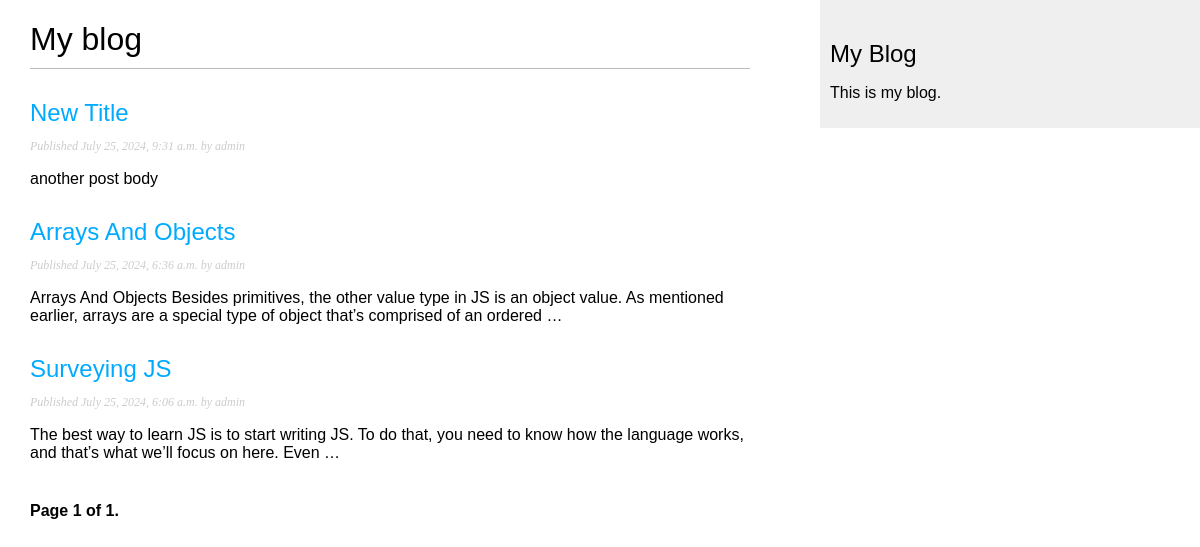
The page /blog/ on the database as committed earlier.
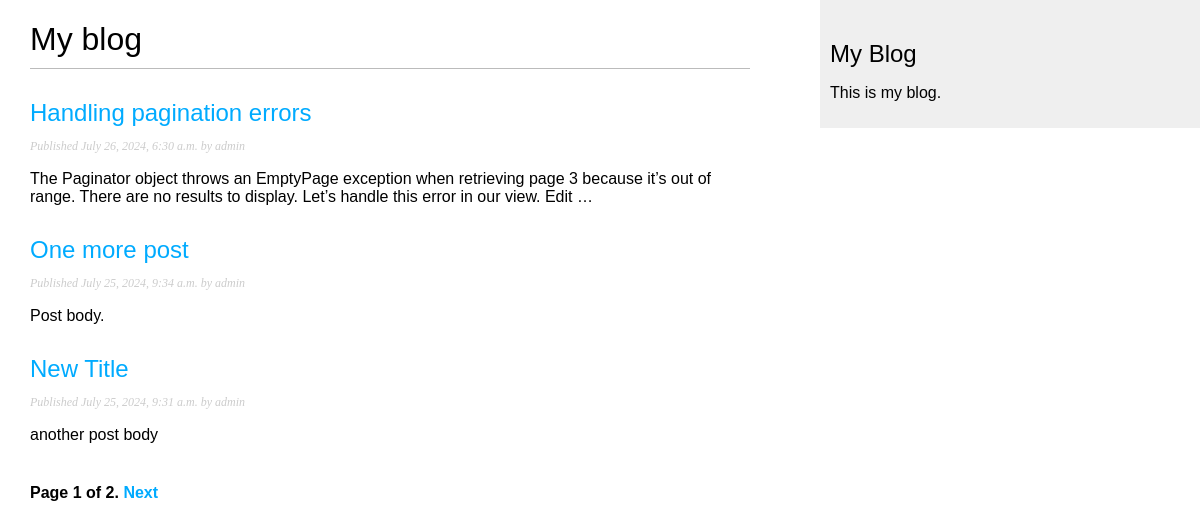
The same page on the database as committed later.
### blog/models.py (models this page shows, shortened)
class Post(models.Model):
    class Status(models.TextChoices):
        PUBLISHED = 'PB', 'Published'
        DRAFT = 'DF', 'Draft'
    title = models.CharField(max_length=250)
    slug = models.SlugField(max_length=250, unique_for_date='publish')
    body = models.TextField()
    publish = models.DateTimeField(default=timezone.now)
    created = models.DateTimeField(auto_now_add=True)
    updated = models.DateTimeField(auto_now=True)
    status = models.CharField(max_length=2,choices=Status.choices, default=Status.DRAFT)
    """We use related_name to specify the name of the reverse relationship, from User to Post. This will
    allow us to access related objects easily from a user object by using the user.blog_posts notation. """
    author = models.ForeignKey(User, on_delete=models.CASCADE, related_name='blog_posts')
    objects = models.Manager() #default manager
    published = PublishedManager() #Custom object manager
    tags=TaggableManager()
    class Meta:
        ordering = ['-publish']
        indexes = [
            models.Index(fields=['-publish'])
        ]
    def get_absolute_url(self):
        return reverse("blog:post_detail",
                       args=[
                           self.publish.year,
                           self.publish.month,
                           self.publish.day,
                           self.slug
                       ] )

### blog/views.py (the view)
# urls.py: path('',views.PostListView.as_view(), name = "post_list"),
class PostListView(ListView):
    queryset = Post.published.all()
    paginate_by = 3
    context_object_name = 'posts'
    template_name = 'blog/post/list.html'
    def get(self, request, *args, **kwargs):
        paginator = Paginator(self.queryset, self.paginate_by)
        page_number = request.GET.get('page', 1)
        try:
            page_obj = paginator.page(page_number)
        except PageNotAnInteger:
            page_obj = paginator.page(1)
        except EmptyPage:
            page_obj = paginator.page(paginator.num_pages)
        context = {
            'posts':page_obj.object_list,
            'page_obj': page_obj,
            'paginator': paginator,
            'is_paginated': paginator.num_pages > 1,}
        return render(request, self.template_name, context)

### blog/templates/blog/post/list.html (shortened to what this page needs)
{% extends "blog/base.html" %}
{% block content%}
    <h1>My blog </h1>
    {% for post in posts %}
        <h2>
            <a href="{{ post.get_absolute_url }}">
                {{ post.title }}
            </a>
        </h2>
        <p class="date">
            Published {{ post.publish }} by {{ post.author }}
        </p>
        {{ post.body | truncatewords:30 | linebreaks}}
    {% endfor %}
    {% include "pagination.html" with page=page_obj %}
{% endblock %}

Rows that differ between the two databases and show on the page:
no longer on this page (row unchanged): Post: title "Arrays And Objects", publish "July 25, 2024, 6:36 a.m.", author "admin", body "Arrays And Objects Besides primitives, the other value type in JS is an object value. As mentioned earlier, arrays are a special type of object that’s comprised of an ordered …"
no longer on this page (row unchanged): Post: title "Surveying JS", publish "July 25, 2024, 6:06 a.m.", author "admin", body "The best way to learn JS is to start writing JS. To do that, you need to know how the language works, and that’s what we’ll focus on here. Even …"
added Post: title "Handling pagination errors", publish "July 26, 2024, 6:30 a.m.", author "admin", body "The Paginator object throws an EmptyPage exception when retrieving page 3 because it’s out of range. There are no results to display. Let’s handle this error in our view. Edit …"
now on this page (row edited): Post: title "One more post", publish "July 25, 2024, 9:34 a.m.", author "admin", body "Post body."
Other text that changed with them:
{{ page.paginator.num_pages }}: "1" → "2"
text now shown: "Next"
